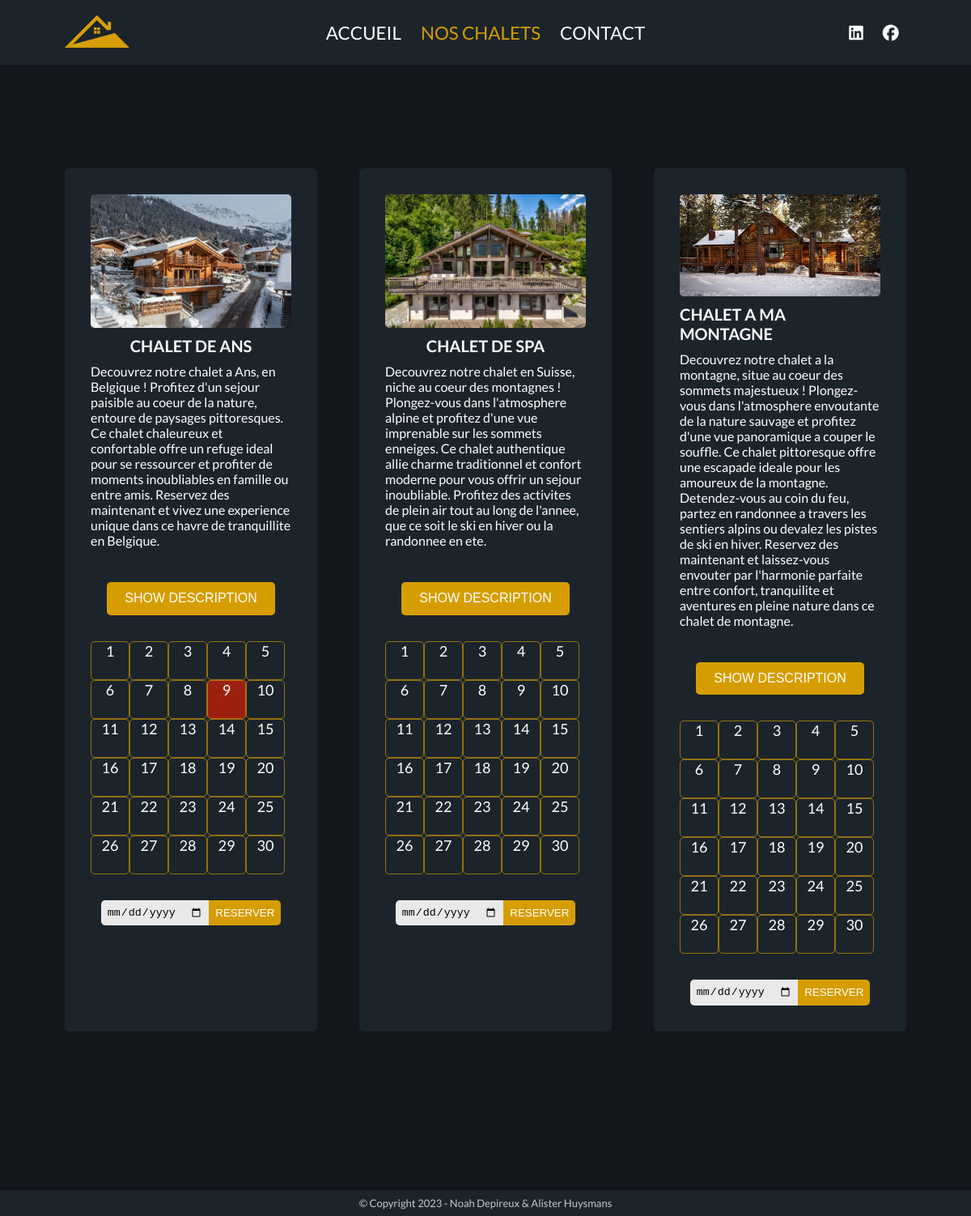
Screenshot of /view/shop.php with the database file from the repository.
### tables this page shows
CREATE TABLE IF NOT EXISTS `houses` (
  `id` int(6) UNSIGNED NOT NULL AUTO_INCREMENT,
  `house_name` varchar(255) NOT NULL,
  `image` varchar(255) NOT NULL,
  `is_louer` tinyint(1) DEFAULT '0',
  `description` text,
  `date` timestamp NULL DEFAULT CURRENT_TIMESTAMP,
  `reserved` date DEFAULT NULL,
  `status` varchar(255) DEFAULT NULL,
  PRIMARY KEY (`id`)
);

### includes/display_houses.php (the view, shortened to what this page needs)
<?php
include 'db_config.php';
$sql = "SELECT * FROM houses";
$result = $conn->query($sql);
if ($result->num_rows > 0) {
    while ($row = $result->fetch_assoc()) {
        $houseId = $row['id'];
        $houseName = $row['house_name'];
        $image = $row['image'];
        $description = $row['description'];
        echo '<div class="house-box">';
        echo '<img src="../images/' . $image . '" alt="' . $houseName . '">';
        echo '<h3>' . $houseName . '</h3>';
        echo '<p class="description">' . $description . '</p>';
        echo '<div class="btn-container"><button class="btn-show-description" data-house="' . $houseId . '">Show Description</button></div>';
        echo '<div class="agenda" data-house="' . $houseId . '">';
        echo '<div class="calendar">';
        $reservedDates = getReservedDatesForHouse($houseId, $conn);
        $currentDate = new DateTime();
        $currentDate->setTime(0, 0, 0);
        $daysInMonth = intval($currentDate->format('t'));
        for ($j = 1; $j <= $daysInMonth; $j++) {
            $date = new DateTime($currentDate->format('Y-m-') . $j);
            $calendarDay = '<div class="calendar-day';
            if (in_array($date->format('Y-m-d'), $reservedDates)) {
                $calendarDay .= ' reserved';
            }
            $calendarDay .= '">';
            $calendarDay .= $j;
            $calendarDay .= '</div>';
            echo $calendarDay;
        }
        echo '</div>';
        echo '<form class="reservation-form" method="POST" action="">';
        echo '<input type="date" name="reservation_date">';
        echo '<button class="btn-book" type="submit">Reserver</button>';
        echo '</form>';
        echo '</div>';
        echo '</div>';
    }
} else {
    echo "No houses found.";
}
function getReservedDatesForHouse($houseId, $conn) {
    $reservedDates = array();
    $stmt = $conn->prepare("SELECT reserved FROM houses WHERE id = ?");
    $stmt->bind_param("i", $houseId);
    $stmt->execute();
    $stmt->bind_result($reservedDate);
    while ($stmt->fetch()) {
        $reservedDates[] = $reservedDate;
    }
    return $reservedDates;
}
?>

### view/header.php (shortened to what this page needs)
<!DOCTYPE html>
<html lang="en">
<head>
    <link rel="stylesheet" href="../styles.css">
</head>
<body>
<?php
$currentURL = $_SERVER['PHP_SELF'];
$currentPage = basename($currentURL);
?>
    <header>
        <nav>
            <a class="logo" href="./index.php">
                <img class="logo" src="../images/logo.png" alt="Logo">
            </a>
            <ul>
            <li>
                    <a <?php
                ?>class="nav-link" href="./index.php">Accueil</a>
                </li>
                <li>
                    <a <?php
                if($currentPage=="shop.php"){
                    ?>
                        style="color: rgb(214, 157, 1)"
                    <?php
                }
                ?>class="nav-link" href="./shop.php">Nos Chalets</a>
                </li>
                <li>
                    <a                 <?php
                ?> class="nav-link" href="./contact.php">Contact</a>
                </li>
            </ul>
            <ul>
                <li>
                    <a href="https://www.linkedin.com/company/chalet-nursery/">
                        <i class="fa-brands fa-lg fa-linkedin"></i>
                    </a>
                </li>
                <li>
                    <a href="https://www.facebook.com/groups/546749599041947">
                        <i class="fa-brands fa-lg fa-facebook"></i>
                    </a>
                </li>
            </ul>
        </nav>
    </header>

### view/shop.php (shortened to what this page needs)
<?php
    include_once './header.php'
?>
<section class="house-section">
    <div class="house-container">
        <?php include '../includes/display_houses.php'; ?>
    </div>
</section>
<?php
    include_once './footer.php'
?>
</body>
</html>

### view/footer.php
    <footer>
        <p>&copy; Copyright 2023 - Noah Depireux & Alister Huysmans</p>
    </footer>
</body>
</html>

### styles.css (style rules this page uses)
*, *::before, *::after { box-sizing: border-box; margin: 0; padding: 0; }
body { background-color: hsl(207, 19%, 9%); font-family: "Lato", sans-serif; color: #fff; }
h3 { text-transform: uppercase; }
nav { display: grid; position: fixed; place-items: center; height: 5rem; top: 0; width: 100vw; grid-template-columns: 20vw 1fr 20vw; background-color: hsla(209, 22%, 19%, 0.534); backdrop-filter: blur(10px); z-index: 5; }
nav ul { place-self: center; display: flex; gap: 1.5rem; }
.logo { width: 80px; height: auto; }
nav li { list-style: none; }
.nav-link { color: white; text-decoration: none; font-size: 1.4rem; text-transform: uppercase; transition: all 0.2s; }
.fa-brands { color: white; transition: all 0.2s; }
#home:before, .house-section:before, #contact:before { content: " "; display: block; position: absolute; left: 0; top: 0; width: 100%; height: 100%; opacity: 0.7; background-image: url(./images/chalet-bg.jpg); background-size: cover; background-repeat: no-repeat; background-position: 50% 0; }
.house-section { position: relative; height: 100vh; }
.house-container { position: relative; display: flex; flex-wrap: wrap; justify-content: space-between; padding: 13rem 5rem; }
.house-box { width: 30%; background-color: hsla(209, 22%, 19%, 0.534); backdrop-filter: blur(10px); border-radius: 5px; margin-bottom: 20px; padding: 2rem; display: flex; flex-direction: column; align-items: center; }
.house-box img { width: 100%; border-radius: 5px; margin-bottom: 10px; }
.house-box h3 { font-size: 20px; margin-bottom: 10px; }
.house-box p.description { margin-bottom: 10px; }
.btn-container { display: flex; justify-content: center; }
.btn-show-description { background-color: rgb(214, 157, 1); color: #fff; border: none; padding: 0.7rem 1.4rem; max-width: fit-content; border-radius: 5px; cursor: pointer; text-transform: uppercase; font-size: 1rem; margin: 2rem 0; }
a { color: #fff; }
button { background-color: rgb(214, 157, 1); color: #fff; text-transform: uppercase; padding: 0.5rem; border: none; transition: all 0.2s; max-width: fit-content; }
input[type="date"] { background-color: rgb(233, 233, 233); border: none; padding: 0.45rem; border-top-left-radius: 5px; border-bottom-left-radius: 5px; }
.calendar { margin-bottom: 2rem; }
.calendar-day { width: 3rem; height: 3rem; border: 1px solid rgba(214, 157, 1, 0.644); display: inline-block; text-align: center; font-size: 18px; cursor: pointer; transition: all 0.2s; border-radius: 5px; }
.calendar-day.reserved { background-color: #ee1e039d; color: #fff; cursor: not-allowed; transition: all 0.2s; }
.reservation-form { display: flex; justify-content: center; }
.btn-book { border-top-right-radius: 5px; border-bottom-right-radius: 5px; }
footer p { text-align: center; position: absolute; padding: 0.5rem; bottom: 0; left: 50%; width: 100vw; transform: translateX(-50%); background-color: hsla(209, 22%, 19%, 0.534); color: rgb(201, 201, 201); backdrop-filter: blur(10px); font-size: 13px; }

### rows the page displays
houses: image (picture), house_name "CHALET DE ANS", description "Decouvrez notre chalet a Ans, en Belgique ! Profitez d'un sejour paisible au coeur de la nature, entoure de paysages pittoresques. Ce chalet chaleureux et confortable offre un refuge ideal pour se ressourcer et profiter de moments inoubliables en famille ou entre amis. Reservez des maintenant et vivez une experience unique dans ce havre de tranquillite en Belgique.", calendarDay "1", calendarDay "2", calendarDay "3", calendarDay "4", calendarDay "5", calendarDay "6", calendarDay "7", calendarDay "8", calendarDay "9", calendarDay "10", calendarDay "11", calendarDay "12", calendarDay "13", calendarDay "14", calendarDay "15", calendarDay "16", calendarDay "17", calendarDay "18", calendarDay "19", calendarDay "20", calendarDay "21", calendarDay "22", calendarDay "23", calendarDay "24", calendarDay "25", calendarDay "26", calendarDay "27", calendarDay "28", calendarDay "29", calendarDay "30"
houses: image (picture), house_name "CHALET DE SPA", description "Decouvrez notre chalet en Suisse, niche au coeur des montagnes ! Plongez-vous dans l'atmosphere alpine et profitez d'une vue imprenable sur les sommets enneiges. Ce chalet authentique allie charme traditionnel et confort moderne pour vous offrir un sejour inoubliable. Profitez des activites de plein air tout au long de l'annee, que ce soit le ski en hiver ou la randonnee en ete.", calendarDay "1", calendarDay "2", calendarDay "3", calendarDay "4", calendarDay "5", calendarDay "6", calendarDay "7", calendarDay "8", calendarDay "9", calendarDay "10", calendarDay "11", calendarDay "12", calendarDay "13", calendarDay "14", calendarDay "15", calendarDay "16", calendarDay "17", calendarDay "18", calendarDay "19", calendarDay "20", calendarDay "21", calendarDay "22", calendarDay "23", calendarDay "24", calendarDay "25", calendarDay "26", calendarDay "27", calendarDay "28", calendarDay "29", calendarDay "30"
houses: image (picture), house_name "CHALET A MA MONTAGNE", description "Decouvrez notre chalet a la montagne, situe au coeur des sommets majestueux ! Plongez-vous dans l'atmosphere envoutante de la nature sauvage et profitez d'une vue panoramique a couper le souffle. Ce chalet pittoresque offre une escapade ideale pour les amoureux de la montagne. Detendez-vous au coin du feu, partez en randonnee a travers les sentiers alpins ou devalez les pistes de ski en hiver. Reservez des maintenant et laissez-vous envouter par l'harmonie parfaite entre confort, tranquilite et aventures en pleine nature dans ce chalet de montagne.", calendarDay "1", calendarDay "2", calendarDay "3", calendarDay "4", calendarDay "5", calendarDay "6", calendarDay "7", calendarDay "8", calendarDay "9", calendarDay "10", calendarDay "11", calendarDay "12", calendarDay "13", calendarDay "14", calendarDay "15", calendarDay "16", calendarDay "17", calendarDay "18", calendarDay "19", calendarDay "20", calendarDay "21", calendarDay "22", calendarDay "23", calendarDay "24", calendarDay "25", calendarDay "26", calendarDay "27", calendarDay "28", calendarDay "29", calendarDay "30"
